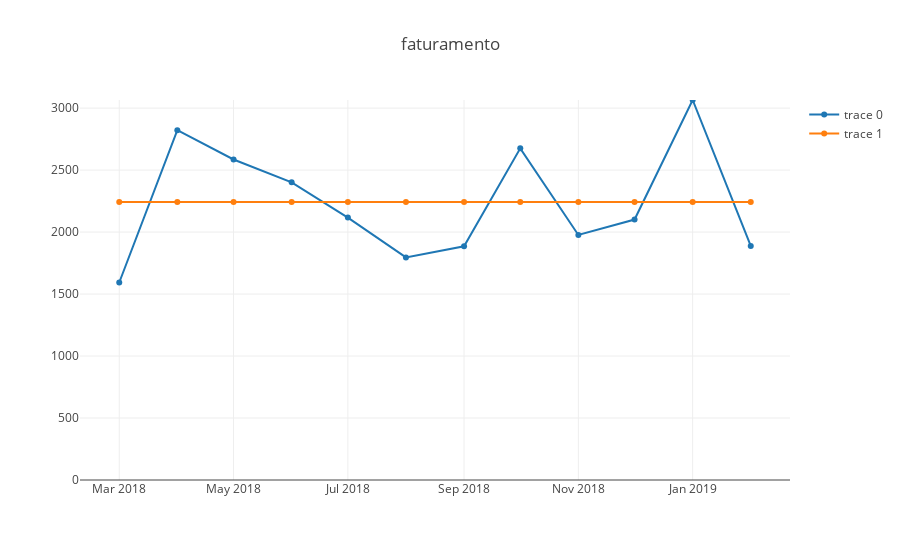

Notebook code for this chart:
### Code cell
plot(ls.faturamentos)

### Figure 1 — Plotly figure (JSON) as saved in the notebook; plotly's stock layout.template omitted (floating-point values rounded to 4 significant figures)
{"data": [{"type": "scatter", "uid": "830f6938-664b-4b9c-a22a-9036d2b0069d", "x": ["2018-03-01", "2018-04-01", "2018-05-01", "2018-06-01", "2018-07-01", "2018-08-01", "2018-09-01", "2018-10-01", "2018-11-01", "2018-12-01", "2019-01-01", "2019-02-01"], "y": [1593.0, 2822.0, 2586.0, 2401.0, 2117.0, 1796.0, 1885.0, 2675.0, 1977.0, 2101.0, 3066.0, 1889.0]}, {"type": "scatter", "uid": "4c246d72-d893-4b0f-8b00-a71d26dcedd1", "x": ["2018-03-01", "2018-04-01", "2018-05-01", "2018-06-01", "2018-07-01", "2018-08-01", "2018-09-01", "2018-10-01", "2018-11-01", "2018-12-01", "2019-01-01", "2019-02-01"], "y": [2242.0, 2242.0, 2242.0, 2242.0, 2242.0, 2242.0, 2242.0, 2242.0, 2242.0, 2242.0, 2242.0, 2242.0]}], "layout": {"title": {"text": "faturamento"}, "yaxis": {"range": [0, 3066.0]}}}
